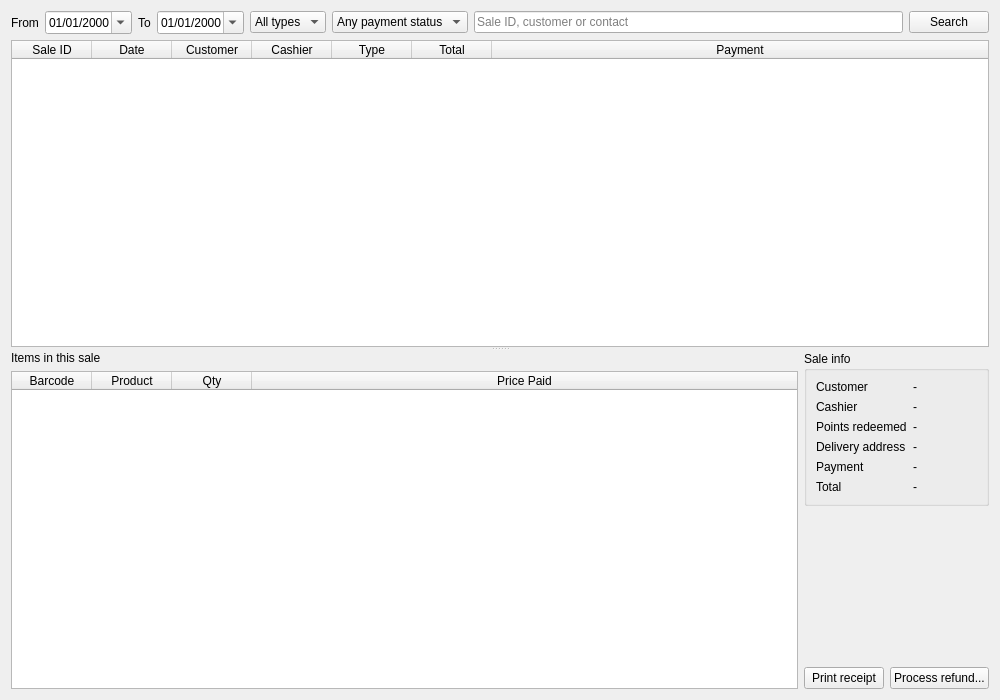
<?xml version="1.0" encoding="UTF-8"?>
<ui version="4.0">
 <class>SalesHistoryPage</class>
 <widget class="QWidget" name="SalesHistoryPage"><property name="geometry"><rect><x>0</x><y>0</y><width>1000</width><height>700</height></rect></property><property name="windowTitle"><string>Sales History</string></property><layout class="QVBoxLayout" name="layout_55"><item><layout class="QHBoxLayout" name="layout_41"><item><widget class="QLabel" name="label_39"><property name="text"><string>From</string></property></widget></item><item><widget class="QDateEdit" name="dteFrom"><property name="calendarPopup"><bool>true</bool></property><property name="displayFormat"><string>dd/MM/yyyy</string></property></widget></item><item><widget class="QLabel" name="label_40"><property name="text"><string>To</string></property></widget></item><item><widget class="QDateEdit" name="dteTo"><property name="calendarPopup"><bool>true</bool></property><property name="displayFormat"><string>dd/MM/yyyy</string></property></widget></item><item><widget class="QComboBox" name="cmbSaleTypeFilter"><item><property name="text"><string>All types</string></property></item><item><property name="text"><string>In-store</string></property></item><item><property name="text"><string>Online</string></property></item></widget></item><item><widget class="QComboBox" name="cmbPaymentFilter"><item><property name="text"><string>Any payment status</string></property></item><item><property name="text"><string>Paid</string></property></item><item><property name="text"><string>Pending</string></property></item></widget></item><item><widget class="QLineEdit" name="edSearch"><property name="placeholderText"><string>Sale ID, customer or contact</string></property></widget></item><item><widget class="QPushButton" name="btnSearch"><property name="text"><string>Search</string></property><property name="role" stdset="0"><string>primary</string></property></widget></item></layout></item><item><widget class="QSplitter" name="splitter"><property name="orientation"><enum>Qt::Vertical</enum></property><widget class="QTableWidget" name="tblSales"><property name="alternatingRowColors"><bool>true</bool></property><property name="selectionBehavior"><enum>QAbstractItemView::SelectRows</enum></property><property name="selectionMode"><enum>QAbstractItemView::SingleSelection</enum></property><property name="editTriggers"><set>QAbstractItemView::NoEditTriggers</set></property><attribute name="horizontalHeaderStretchLastSection"><bool>true</bool></attribute><attribute name="verticalHeaderVisible"><bool>false</bool></attribute><attribute name="horizontalHeaderDefaultSectionSize"><number>80</number></attribute><attribute name="horizontalHeaderMinimumSectionSize"><number>40</number></attribute><column><property name="text"><string>Sale ID</string></property></column><column><property name="text"><string>Date</string></property></column><column><property name="text"><string>Customer</string></property></column><column><property name="text"><string>Cashier</string></property></column><column><property name="text"><string>Type</string></property></column><column><property name="text"><string>Total</string></property></column><column><property name="text"><string>Payment</string></property></column></widget><widget class="QWidget" name="saleDetail"><layout class="QHBoxLayout" name="layout_54"><item><layout class="QVBoxLayout" name="layout_43"><item><widget class="QLabel" name="label_42"><property name="text"><string>Items in this sale</string></property></widget></item><item><widget class="QTableWidget" name="tblSaleInfoItems"><property name="alternatingRowColors"><bool>true</bool></property><property name="selectionBehavior"><enum>QAbstractItemView::SelectRows</enum></property><property name="selectionMode"><enum>QAbstractItemView::SingleSelection</enum></property><property name="editTriggers"><set>QAbstractItemView::NoEditTriggers</set></property><attribute name="horizontalHeaderStretchLastSection"><bool>true</bool></attribute><attribute name="verticalHeaderVisible"><bool>false</bool></attribute><attribute name="horizontalHeaderDefaultSectionSize"><number>80</number></attribute><attribute name="horizontalHeaderMinimumSectionSize"><number>40</number></attribute><column><property name="text"><string>Barcode</string></property></column><column><property name="text"><string>Product</string></property></column><column><property name="text"><string>Qty</string></property></column><column><property name="text"><string>Price Paid</string></property></column></widget></item></layout></item><item><layout class="QVBoxLayout" name="layout_53"><item><widget class="QGroupBox" name="grpSaleInfo"><property name="title"><string>Sale info</string></property><layout class="QFormLayout" name="layout_50"><item row="0" column="0"><widget class="QLabel" name="label_44"><property name="text"><string>Customer</string></property></widget></item><item row="0" column="1"><widget class="QLabel" name="lblDetCustomer"><property name="text"><string>-</string></property></widget></item><item row="1" column="0"><widget class="QLabel" name="label_45"><property name="text"><string>Cashier</string></property></widget></item><item row="1" column="1"><widget class="QLabel" name="lblDetEmployee"><property name="text"><string>-</string></property></widget></item><item row="2" column="0"><widget class="QLabel" name="label_46"><property name="text"><string>Points redeemed</string></property></widget></item><item row="2" column="1"><widget class="QLabel" name="lblDetPoints"><property name="text"><string>-</string></property></widget></item><item row="3" column="0"><widget class="QLabel" name="label_47"><property name="text"><string>Delivery address</string></property></widget></item><item row="3" column="1"><widget class="QLabel" name="lblDetAddress"><property name="text"><string>-</string></property><property name="wordWrap"><bool>true</bool></property></widget></item><item row="4" column="0"><widget class="QLabel" name="label_48"><property name="text"><string>Payment</string></property></widget></item><item row="4" column="1"><widget class="QLabel" name="lblDetPayment"><property name="text"><string>-</string></property></widget></item><item row="5" column="0"><widget class="QLabel" name="label_49"><property name="text"><string>Total</string></property></widget></item><item row="5" column="1"><widget class="QLabel" name="lblDetTotal"><property name="text"><string>-</string></property></widget></item></layout></widget></item><item><spacer name="spacer_51"><property name="orientation"><enum>Qt::Vertical</enum></property><property name="sizeHint" stdset="0"><size><width>20</width><height>20</height></size></property></spacer></item><item><layout class="QHBoxLayout" name="layout_52"><item><widget class="QPushButton" name="btnPrintReceipt"><property name="text"><string>Print receipt</string></property></widget></item><item><widget class="QPushButton" name="btnRefundSale"><property name="text"><string>Process refund...</string></property></widget></item></layout></item></layout></item></layout></widget></widget></item></layout></widget>
 <resources/>
 <connections></connections>
</ui>
